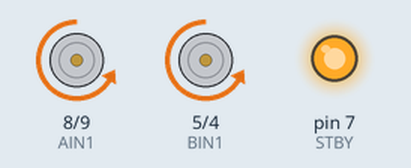
Bench run of a sketch on a simulated Arduino Uno, built with avr-gcc and run on an emulated ATmega328P. Parts: motor-driver pin pairs drawn as motors (green arrow = first pin HIGH = forward, orange = second pin HIGH = backward, longer = more drive, scaled by the enable pin, stopped while the standby pin is LOW), output pins drawn as LEDs (lit = HIGH).

Above: at 1.0 s.
At 16.0 s:
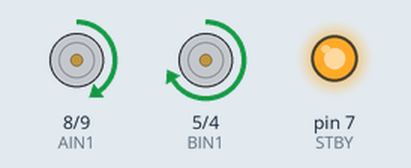
At 26.0 s:
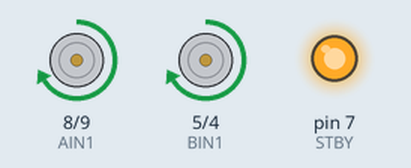
At 49.0 s:
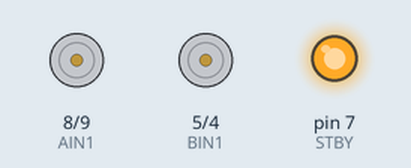
Timing chart, 0 to 52.0 s (numbered marks = the images above):
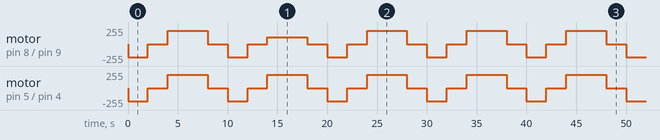

The sketch:

TB6612_Car_Run_FB___35.ino
```cpp
 #define PWMA  10
 #define AIN2  9
 #define AIN1  8
 #define STBY  7
 #define BIN1  5
 #define BIN2  4
 #define PWMB  3

 void setup() {

  pinMode(PWMA, OUTPUT);
  pinMode(AIN1, OUTPUT);
  pinMode(AIN2, OUTPUT);
  pinMode(PWMB, OUTPUT);
  pinMode(BIN1, OUTPUT);
  pinMode(BIN2, OUTPUT);
  pinMode(STBY, OUTPUT);
  digitalWrite(STBY, HIGH);
 }

 void loop() {

 Forward(200) ;
 delay(2000) ;

 Stop(0) ;
 delay(2000) ;

 Backward(100) ;
 delay(4000) ;

 Stop(0) ;
 delay(2000) ;
 }

 void Forward(int Speed) {
  analogWrite(PWMA, Speed) ;
  digitalWrite(AIN1, LOW);
  digitalWrite(AIN2, HIGH);
  analogWrite(PWMB, Speed) ;
  digitalWrite(BIN1, LOW);
  digitalWrite(BIN2, HIGH);
 }

 void Backward(int Speed) {
  analogWrite(PWMA, Speed) ;
  digitalWrite(AIN1, HIGH);
  digitalWrite(AIN2, LOW);
  analogWrite(PWMB, Speed) ;
  digitalWrite(BIN1, HIGH);
  digitalWrite(BIN2, LOW);
 }

 void Stop(int Speed) {
  analogWrite(PWMA, Speed) ;
  digitalWrite(AIN1, LOW);
  digitalWrite(AIN2, LOW);
  analogWrite(PWMB, Speed) ;
  digitalWrite(BIN1, LOW);
  digitalWrite(BIN2, LOW);
 }
```

Measured:
- by itself, motor on pin 5 (BIN1) / pin 4 (BIN2): repeats every 10.0 s: stopped 2.0 s, forward 200/255 4.0 s, stopped 2.0 s, backward 200/255 2.0 s
